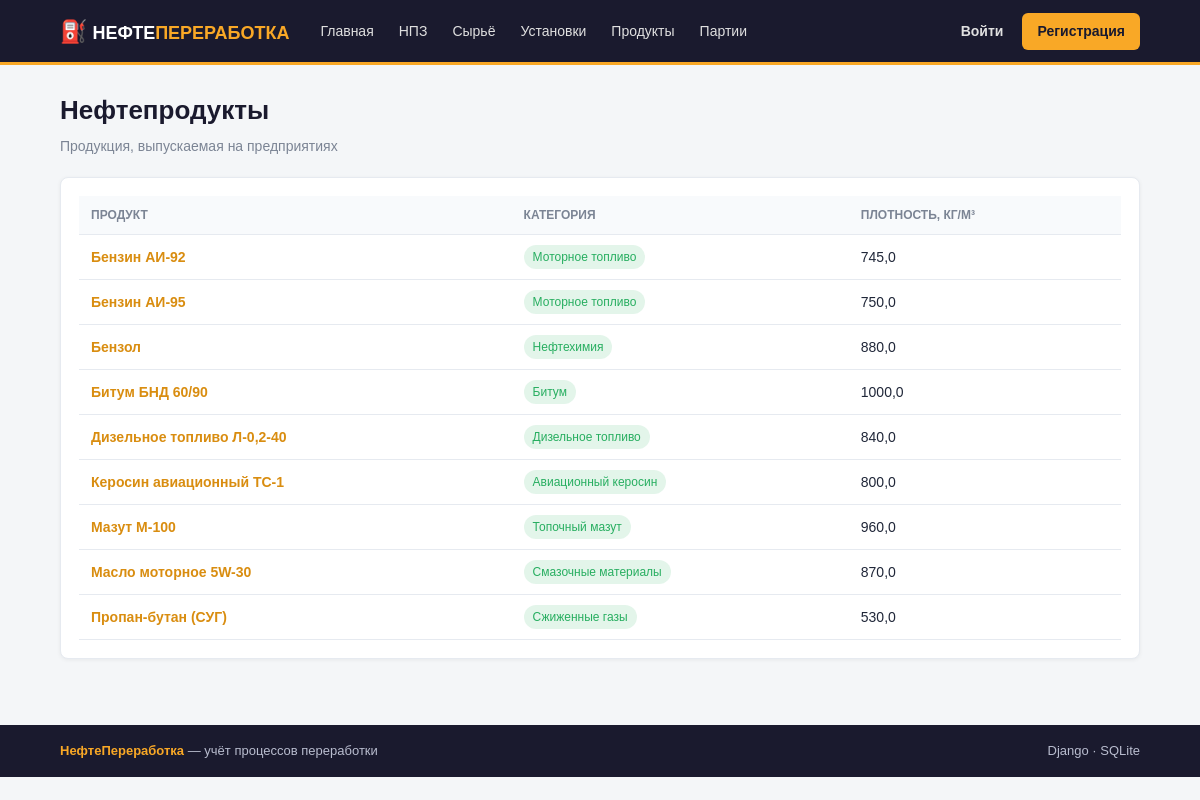
Screenshot of /products/ with the database file from the repository.
### refining/models.py (models this page shows, shortened)
class Product(models.Model):
    CATEGORY_CHOICES = [
        ('FUEL', 'Моторное топливо'),
        ('DIESEL', 'Дизельное топливо'),
        ('JET', 'Авиационный керосин'),
        ('FUEL_OIL', 'Топочный мазут'),
        ('LUBE', 'Смазочные материалы'),
        ('BITUMEN', 'Битум'),
        ('PETROCHEM', 'Нефтехимия'),
        ('GAS', 'Сжиженные газы'),
    ]
    name = models.CharField('Название продукта', max_length=150, unique=True)
    category = models.CharField('Категория', max_length=12, choices=CATEGORY_CHOICES)
    density = models.DecimalField(
        'Плотность, кг/м³', max_digits=7, decimal_places=1, blank=True, null=True
    )
    description = models.TextField('Описание', blank=True)
    class Meta:
        verbose_name = 'Нефтепродукт'
        verbose_name_plural = 'Нефтепродукты'
        ordering = ['name']

### refining/views.py (the view)
# urls.py: path('products/', views.ProductListView.as_view(), name='product_list'),
class ProductListView(ListView):
    model = Product
    template_name = 'refining/product_list.html'
    context_object_name = 'products'

### templates/refining/product_list.html (shortened to what this page needs)
{% extends 'refining/base.html' %}
{% block content %}
<div class="page-header">
    <div>
        <h1>Нефтепродукты</h1>
        <p class="muted">Продукция, выпускаемая на предприятиях</p>
    </div>
</div>
<section class="card">
    <div class="table-wrap">
        <table class="table">
            <thead>
                <tr><th>Продукт</th><th>Категория</th><th>Плотность, кг/м³</th></tr>
            </thead>
            <tbody>
                {% for p in products %}
                <tr>
                    <td><a href="{% url 'refining:product_detail' p.pk %}"><strong>{{ p.name }}</strong></a></td>
                    <td><span class="badge badge-green">{{ p.get_category_display }}</span></td>
                    <td>{{ p.density|default:"—" }}</td>
                </tr>
                {% empty %}
                <tr><td colspan="3" class="muted">Продукты не добавлены.</td></tr>
                {% endfor %}
            </tbody>
        </table>
    </div>
</section>
{% endblock %}

### templates/refining/base.html (style rules this page uses)
body { font-family: Arial, sans-serif; margin: 0; background: #f4f6f8; color: #202739; line-height: 1.5; }
a { color: #d98d10; text-decoration: none; }
.page-header { display: flex; justify-content: space-between; align-items: center; gap: 14px; margin-bottom: 20px; flex-wrap: wrap; }
h1 { font-size: 26px; margin: 0 0 6px; color: #1a1a2e; }
.muted { color: #7b8494; font-size: 14px; margin: 0; }
.card { background: #fff; border: 1px solid #e6eaf0; border-radius: 8px; padding: 18px; margin-bottom: 16px; box-shadow: 0 1px 4px rgba(0,0,0,.06); }
.table-wrap { overflow-x: auto; }
table { width: 100%; border-collapse: collapse; font-size: 14px; }
th { text-align: left; padding: 10px 12px; background: #f8fafc; color: #7b8494; font-size: 12px; text-transform: uppercase; border-bottom: 1px solid #e6eaf0; }
td { padding: 10px 12px; border-bottom: 1px solid #e6eaf0; }
.badge { display: inline-block; padding: 3px 9px; border-radius: 999px; font-size: 12px; }
.badge-green { background: rgba(39,174,96,.13); color: #27ae60; }

### rows the page displays
Product: name "Бензин АИ-92", category "Моторное топливо", density "745,0"
Product: name "Бензин АИ-95", category "Моторное топливо", density "750,0"
Product: name "Бензол", category "Нефтехимия", density "880,0"
Product: name "Битум БНД 60/90", category "Битум", density "1000,0"
Product: name "Дизельное топливо Л-0,2-40", category "Дизельное топливо", density "840,0"
Product: name "Керосин авиационный ТС-1", category "Авиационный керосин", density "800,0"
Product: name "Мазут М-100", category "Топочный мазут", density "960,0"
Product: name "Масло моторное 5W-30", category "Смазочные материалы", density "870,0"
Product: name "Пропан-бутан (СУГ)", category "Сжиженные газы", density "530,0"
